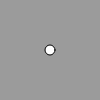
Frame 1 (no input)
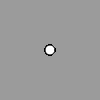
Frame 60 (no input)
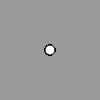
Frame 120 (the mouse pressed at the canvas centre since frame 60)

The p5.js sketch that drew these frames (run headless with seeded random() and noise() and a simulated clock; from frame 60 on, the mouse is pressed at the canvas centre):

// p5.js sketch
// ── sketch.js
function setup() {
  // put setup code here
  createCanvas(100,100);
  background(155);
}

function draw() {
  // put drawing code here
  ellipse(width/2, height/2, 10,10);
}

// \/ code by PD:
// function isThisAllowed() {
//   rect(mouseX, mouseY, 10, 10)
// https://atom.io/packages/atom-html-preview
// open browser preview with CTRL SHIFT H (windows)
// }
